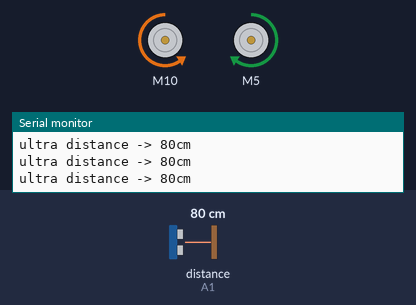
Recording of a sketch running on a simulated Arduino Uno, built with avr-gcc and run on an emulated ATmega328P. Parts: 2 × DC motor (green arrow = forward, orange = backward, longer = faster), the last lines printed to the serial monitor. Wiring (inferred from the names in the program): ultrasonic range finder: trigger A0; echo A1. The inputs (shaded band) are chosen by the test bench; at power-on: distance to the obstacle (sensor on A1) 80 cm. The echo pulse lasts 58.3 µs per cm.

Above: at 1.3 s.
1.4 s: distance to the obstacle (sensor on A1) set to 23 cm
2.9 s: distance to the obstacle (sensor on A1) set to 18 cm
At 4.1 s:
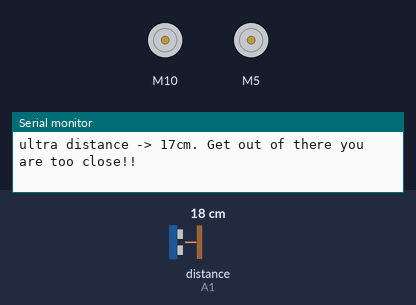
4.5 s: distance to the obstacle (sensor on A1) set to 299 cm
At 6.2 s:
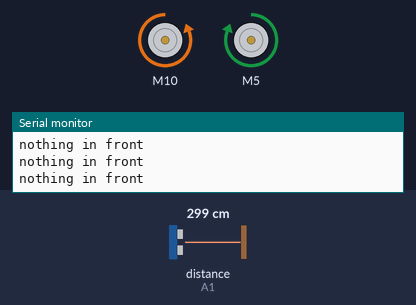
6.5 s: distance to the obstacle (sensor on A1) set to 295 cm
At 7.1 s:
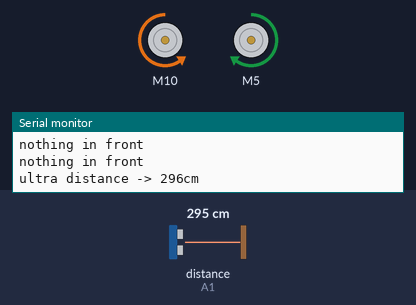
Timing chart, 0 to 9.1 s (numbered marks = the images above; inputs shaded):
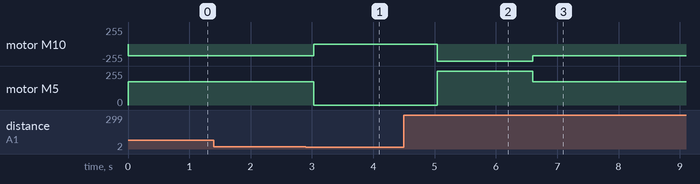

Measured:
- the behaviour switches between 21 and 20 cm on distance to the obstacle (sensor on A1) (found by bisection; images 0 and 1)
- the behaviour switches between 299 and 298 cm on distance to the obstacle (sensor on A1) (found by bisection; images 2 and 3)
- after the input at 2.9 s, motor M10: backward 175/255 → stopped after 0.13 s; motor M5: forward 175/255 → stopped after 0.13 s
- after the input at 4.5 s, motor M10: stopped → backward 255/255 after 0.55 s; motor M5: stopped → forward 255/255 after 0.55 s
- after the input at 6.5 s, motor M10: backward 255/255 → backward 175/255 after 0.10 s; motor M5: forward 255/255 → forward 175/255 after 0.10 s

The sketch:

UltraTechRobot.ino
```cpp
/*
	base class to get the car working in object oriented programming
	For the 2019 Manditory Tech course

	Author: Phil Legge 12/11/18
  email: phil.legge@det.nsw.edu.au
*/

#include "CarBase.h"
#define trigPin A0
#define echoPin A1

//create variables one CarBase object and an integer value
 CarBase *myBase;
 int carDistance;

void setup(){
	myBase = new CarBase();
  Serial.begin(9600); // this is for the output to the terminal (comment out after testing)
}

void loop(){
  carDistance = ultraSonicDistance(trigPin,echoPin);// first the distance is queried from the ultrasonic
  if (carDistance > 0){  //logical decision based on ultrasonic return larger than zero
      if(carDistance < 20){ //logical decision based on ultrasonic return smaller than 20cm
        Serial.print("ultra distance -> ");Serial.print(carDistance);Serial.println("cm. Get out of there you are too close!!");
        myBase->driveForward(0,0);
        delay(1000);
      }else{ //logical reaction based on ultrasonic return larger than 20 less than 3m
        Serial.print("ultra distance -> ");Serial.print(carDistance);Serial.println("cm");
        myBase->driveForward(175,175); //you
        delay(500);
      }
  }else {  //logical reaction based on ultrasonic return less than 0 (distance greater than 3m or reflected not returned?)
      Serial.println("nothing in front");
      myBase->driveForward(255,255);  //forward full speed
      delay(500);
      }
}

/****************ultraSonic distance function*****************************/
  int ultraSonicDistance(int trig, int echo){
    // returns error code or value for use in logic conditions bsed on offset to object infront
    long duration;
    int distance;
    pinMode(trig, OUTPUT);
    pinMode(echo, INPUT);
    digitalWrite(trig, LOW);
    delayMicroseconds(2);
    digitalWrite(trig, HIGH);
    delayMicroseconds(10);
    digitalWrite(trig, LOW);
    duration = pulseIn(echo, HIGH);
    distance = (duration/2) / 29;
    if (distance >= 300 ){ // return -1 if bigger than 3m
      return -1;
    }
    else if(distance <= 0){ // returns 0 for error or zero results
      return 0;
    }
    else {
      return distance; // returns a value if test is between 0m and 3m
    }
    delay(100);
  }
/***********************************************************************/
```

CarBase.cpp
```cpp
/*
  base class function definitions to get the car working in object oriented programming
  For the 2019 Manditory Tech course

  Author: Phil Legge 12/11/18
  email: phil.legge@det.nsw.edu.au
*/

#include "CarBase.h"

  CarBase::CarBase(){
      // signal pins need to be pwm pins on the UNO board (~ near the number)
      rightSignal = 6;  //ENB
      leftSignal = 3;  //ENA
      // these pins don't need to be pwm
      rightIn1 = 10; //IN3
      rightIn2 = 9;  //IN4
      leftIn1 = 5;  //IN1
      leftIn2 = 4;  //IN2

      // the small cheap red motor controller available everywhere is the L298N
      motorRight = new L298N(rightSignal,rightIn1,rightIn2);
      motorLeft = new L298N(leftSignal,leftIn1,leftIn2);
    }
  void CarBase::driveForward(unsigned short rightWheel, unsigned short leftWheel){
      motorRight->setSpeed(rightWheel);
      motorLeft->setSpeed(leftWheel);
      motorRight->backward();
      motorLeft->forward();
    }
  void CarBase::driveBackward(unsigned short rightWheel, unsigned short leftWheel){
      motorRight->setSpeed(rightWheel);
      motorLeft->setSpeed(leftWheel);
      motorRight->forward();
      motorLeft->backward();

    }
  void CarBase::rotateRight(unsigned short turnSpeed){
      motorRight->setSpeed(turnSpeed);
      motorLeft->setSpeed(turnSpeed);
      motorRight->backward();
      motorLeft->backward();

    }
  void CarBase::rotateLeft(unsigned short turnSpeed){
      motorRight->setSpeed(turnSpeed);
      motorLeft->setSpeed(turnSpeed);
      motorRight->forward();
      motorLeft->forward();

    }
```

CarBase.h
```cpp
/*
  base class library to get the car working in object oriented programming
  For the 2019 Manditory Tech course

  Author: Phil Legge 12/11/18
  email: phil.legge@det.nsw.edu.au
*/

#ifndef CARBASE_H
#define CARBASE_H

#include <L298N.h>

	class CarBase{
		public:
		  const int MAX_SPEED = 255;
		  const int THREE_QUARTER_SPEED = 138;
		  const int HALF_SPEED = 92;
		  const int QUARTER_SPEED = 46;
		  const int MIN_SPEED = 15;
		  int rightSignal, rightIn1, rightIn2;
		  int leftSignal, leftIn1, leftIn2;

		  CarBase();

		  void driveForward(unsigned short rightWheel, unsigned short leftWheel);
		  void driveBackward(unsigned short rightWheel, unsigned short leftWheel);
		  void rotateRight(unsigned short turnSpeed);
		  void rotateLeft(unsigned short turnSpeed);
		private:
			L298N *motorRight;
			L298N *motorLeft;
	};

#endif
```
